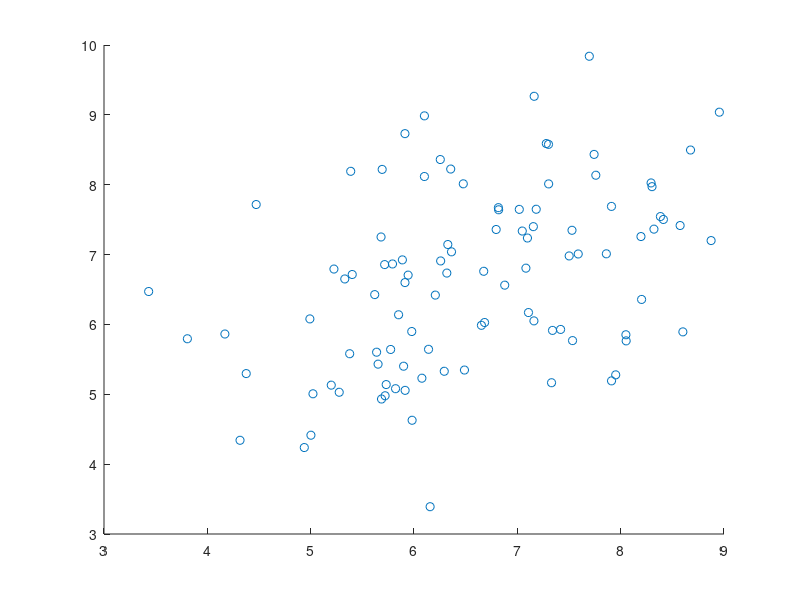

Source code (MATLAB):
rng default

X = zeros(2000, 2);

% plotmatrix(Z)

t = 1:2000;
w1 = 2 .^ (-0.001 .* t);
w2 = 1 - w1;

for i = 1:2000
   X(i,:) = w1(i) * (5 + randn(1, 2)) + w2(i) * (50 + randn(1,2));
end

slice = 1:100;
scatter(X(slice,1), X(slice,2));